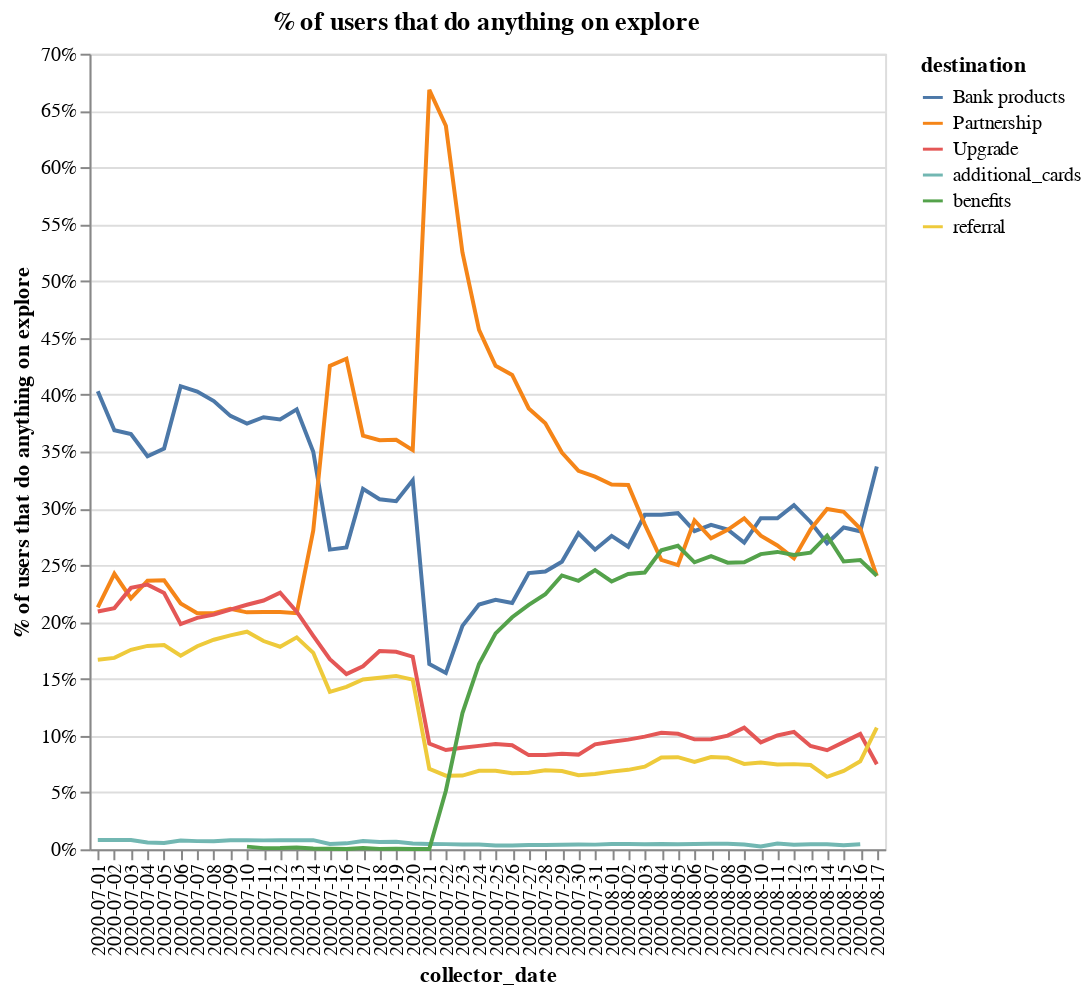

Here is the notebook cell this chart was saved with:
### Code cell
import re

df = pd.read_csv("explore_events.csv")

df = df.loc[(df["se_label"] == "click"), :]
dictionary = dict()

for value in df["se_property"].unique():
    try:
        if value.upper() == value:
            dictionary[value] = "Partnership"
        elif (
            bool(re.search("insurance", value)) == True
            or bool(re.search("credit", value)) == True
            or bool(re.search("overdraft", value)) == True
            or bool(re.search("fixedterm", value)) == True
        ):
            dictionary[value] = "Bank products"
        elif value in (
            "N26 Business Metal",
            "N26 Business You",
            "N26 Metal",
            "N26 You",
        ):
            dictionary[value] = "Upgrade"
        else:
            dictionary[value] = value
    except:
        print(value)

# remap values
df["destination"] = df["se_property"].map(dictionary)

df = df.groupby(["collector_date", "destination"])["id"].agg("nunique").reset_index()
df["perc"] = df["id"] / df.groupby("collector_date")["id"].transform("sum")

alt.Chart(df).mark_line().encode(
    x=alt.X("collector_date"),
    y=alt.Y(
        "perc:Q",
        axis=alt.Axis(format="%", title="% of users that do anything on explore"),
        scale=alt.Scale(base=10),
    ),
    color="destination:N",
).properties(width=400, height=400, title="% of users that do anything on explore")

### Figure 1 — Vega-Lite specification as saved in the notebook (floating-point values rounded to 4 significant figures; data arrays with more than 128 entries replaced by an {"elided": "..."} marker saying what was removed)
{"config": {"view": {"continuousWidth": 400, "continuousHeight": 300}}, "data": {"name": "data-b943063d8fd5a0b67241c1ac7a44a426"}, "mark": "line", "encoding": {"color": {"type": "nominal", "field": "destination"}, "x": {"type": "nominal", "field": "collector_date"}, "y": {"type": "quantitative", "axis": {"format": "%", "title": "% of users that do anything on explore"}, "field": "perc", "scale": {"base": 10}}}, "height": 400, "title": "% of users that do anything on explore", "width": 400, "$schema": "https://vega.github.io/schema/vega-lite/v4.0.2.json", "datasets": {"data-b943063d8fd5a0b67241c1ac7a44a426": {"elided": "278 records"}}}
